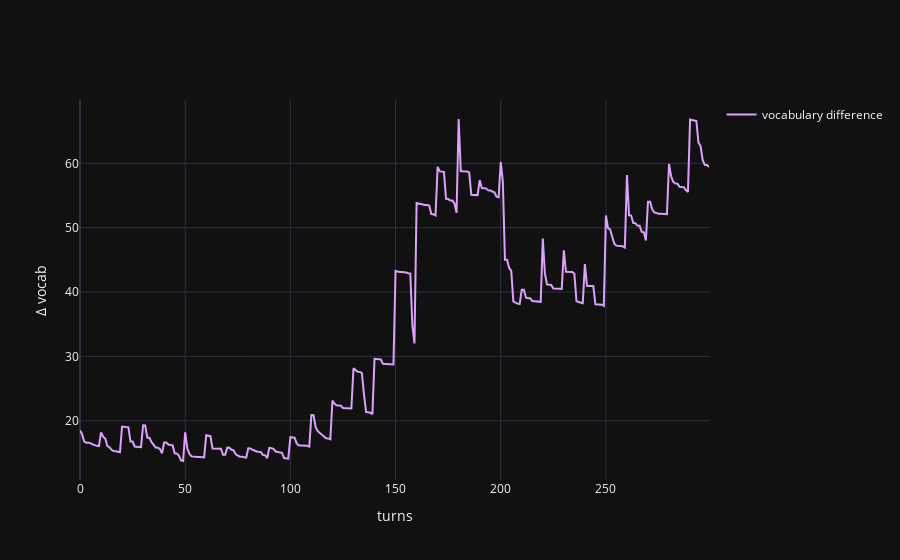

Notebook code cell kept with this figure:
### Code cell
fig = plot(vocab_dif.numpy(), 'vocabulary difference')
fig.update_layout(
    # title='Dyadic interaction in a random environment with novel words introduced',
    yaxis_title='Δ P(w|m)',
    xaxis_title='turns'
)
fig.show()

### Figure 1 — Plotly figure (JSON) as saved in the notebook; plotly's stock layout.template omitted (floating-point values rounded to 4 significant figures; data arrays with more than 128 entries replaced by an {"elided": "..."} marker saying what was removed)
{"data": [{"legendgroup": "vocabulary difference", "line": {"color": "#DEA0FD"}, "mode": "lines", "name": "vocabulary difference", "showlegend": true, "x": {"elided": "300 int values"}, "y": {"elided": "300 float values"}, "type": "scatter"}], "layout": {"yaxis": {"title": {"text": "Δ vocab"}}, "xaxis": {"title": {"text": "turns"}}}}
